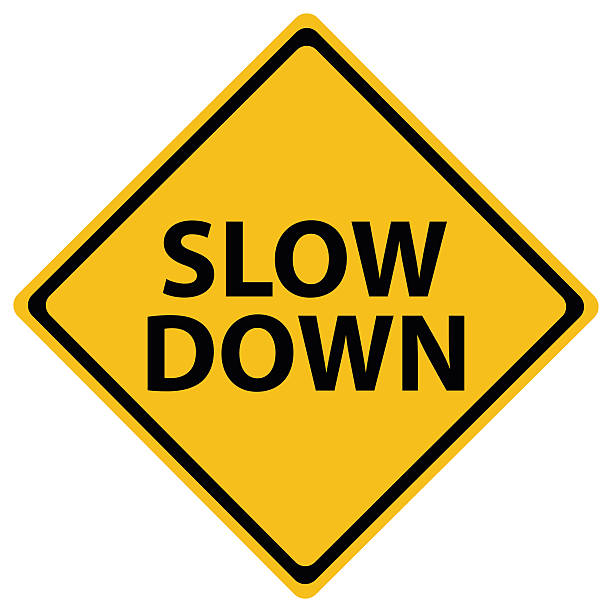
#> input picture image.jpg, 612 x 612 px
$ python -i preprocess.py   (imports and definitions only)
#> lines starting #> are read from the running program, lines starting #| are printed output that depends on the picture; after the words box and inside, x2 and y2 are one past the last pixel; in counts of white or black regions, pixels touching at a corner belong together
#> further down, picture is the input picture: shape (612, 612, 3); mean B, G, R 144.3, 202.7, 222.1
import cv2 as cv
# Simple processing - for clear image processing
def ocr_image (img):
    config = "--psm 6"
    text = pytesseract.image_to_string(img, config=config)
    return text


# Get gray scale image
def get_gray_scale(img):
    return cv.cvtColor(img, cv.COLOR_BGR2GRAY)


# General Purpose - when dark text on lght background
def gray_otsu (img):
    gray = cv.cvtColor(img, cv.COLOR_BGR2GRAY)
    return cv.threshold(gray, 0, 255, cv.THRESH_BINARY + cv.THRESH_OTSU)[1]

# when text is small or tiny resolution
def resize_otsu (img):
    gray = cv.cvtColor(img, cv.COLOR_BGR2GRAY)
    gray = cv.resize(gray, None, fx=2, fy=2, interpolation=cv.INTER_CUBIC)
    return cv.threshold(gray, 0, 255, cv.THRESH_BINARY + cv.THRESH_OTSU)[1]

# for colorful or bright background, or normal thresholding loses value
def resize_adaptive (img):
    gray = cv.cvtColor(img, cv.COLOR_BGR2GRAY)
    gray = cv.resize(gray, None, fx=2, fy=2, interpolation=cv.INTER_CUBIC)
    adaptive = cv.adaptiveThreshold(
    gray, 255,
    cv.ADAPTIVE_THRESH_GAUSSIAN_C,
    cv.THRESH_BINARY,
    31, 11
)
    return adaptive


# when image has noise, background is messy, or text edges are rough
def resize_light_blur_adaptive (img):
    gray = cv.cvtColor(img, cv.COLOR_BGR2GRAY)
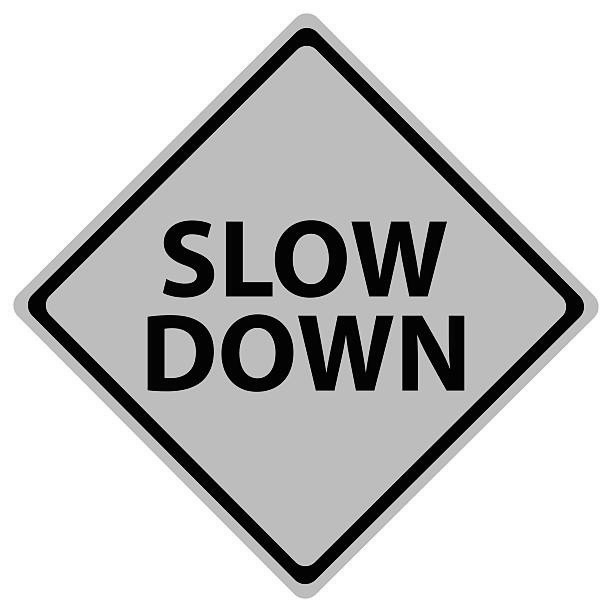
#> gray: shape (612, 612); min 0, max 255, mean 201.9
    gray = cv.resize(gray, None, fx=2, fy=2, interpolation=cv.INTER_CUBIC)
#> gray: shape (1224, 1224)
    gray = cv.GaussianBlur(gray, (3, 3), 0)
    adaptive = cv.adaptiveThreshold(
        gray, 255,
        cv.ADAPTIVE_THRESH_GAUSSIAN_C,
        cv.THRESH_BINARY,
        31, 11
    )
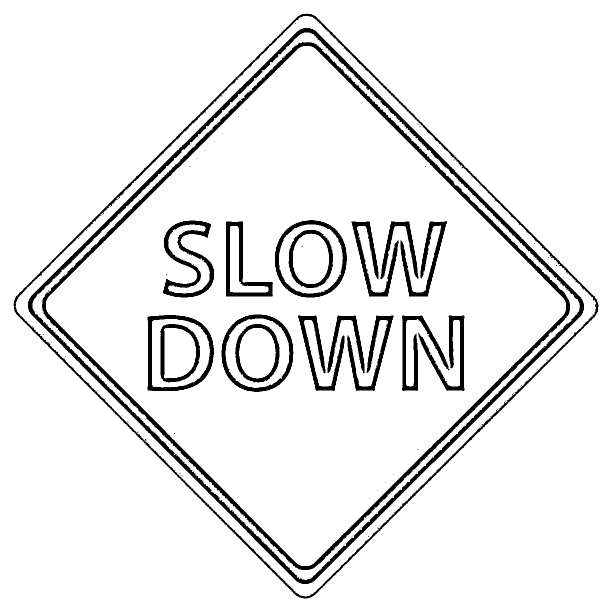
#> adaptive: shape (1224, 1224) (shown at 1/2 size); 92.5% white; 82 black regions (63 under 20 px), largest, box (x1, y1, x2, y2) and area: (56, 56, 1168, 1168) 24789, (84, 84, 1140, 1140) 23565, (27, 27, 1197, 1197) 13672
    return adaptive
# when text is light on dark_background
def invert_process (img):
    gray = cv.cvtColor(img, cv.COLOR_BGR2GRAY)
    binary = cv.threshold(gray, 0, 255, cv.THRESH_BINARY + cv.THRESH_OTSU)[1]
    inverted = cv.bitwise_not(binary)
    return inverted

>>> import cv2
>>> picture = cv2.imread('image.jpg')
>>> result = resize_light_blur_adaptive(picture)

$ run again, on UQ7sz.png
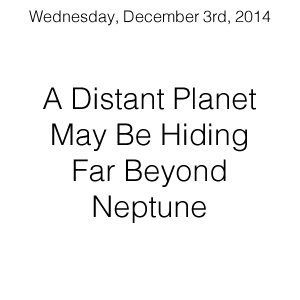
#> input picture UQ7sz.png, 300 x 300 px
#> picture is the input picture: shape (300, 300, 3); min 0, max 255, mean 244
#> in resize_light_blur_adaptive, `gray = cv.resize(gray, None, fx=2, fy=2, interpolation=cv.INTER_CUBIC)`:
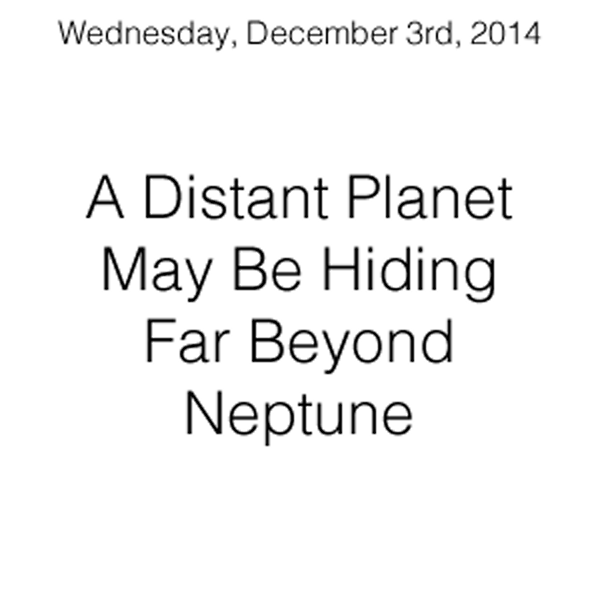
#> gray: shape (600, 600); min 0, max 255, mean 243.6
#> in resize_light_blur_adaptive, `adaptive = cv.adaptiveThreshold( gray, 255, cv.ADAPTIVE_THRESH_GAUSSIA..`:
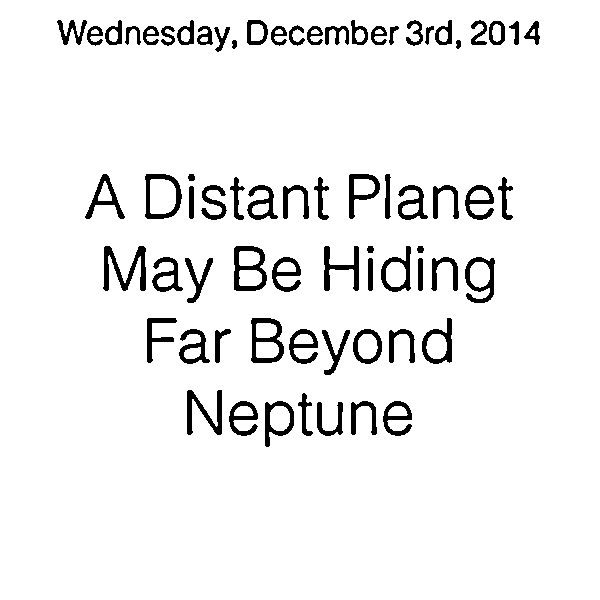
#> adaptive: shape (600, 600); 93.9% white; 70 black regions, largest, box (x1, y1, x2, y2) and area: (103, 246, 146, 291) 807, (234, 246, 267, 291) 696, (251, 318, 284, 363) 668
